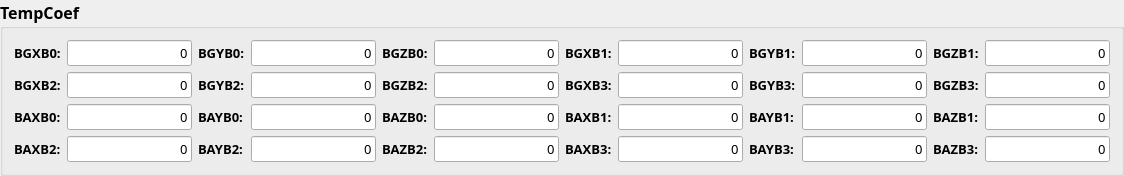
        <widget class="QGroupBox" name="groupBox_5">
         <property name="font">
          <font>
           <family>微软雅黑</family>
           <pointsize>12</pointsize>
           <weight>75</weight>
           <bold>true</bold>
          </font>
         </property>
         <property name="title">
          <string>TempCoef</string>
         </property>
         <layout class="QGridLayout" name="gridLayout_6">
          <item row="0" column="0">
           <widget class="QLabel" name="label_59">
            <property name="font">
             <font>
              <family>微软雅黑</family>
              <pointsize>10</pointsize>
              <weight>75</weight>
              <bold>true</bold>
             </font>
            </property>
            <property name="text">
             <string>BGXB0:</string>
            </property>
           </widget>
          </item>
          <item row="0" column="1">
           <widget class="QLineEdit" name="lineEdit_BGXB0">
            <property name="font">
             <font>
              <pointsize>10</pointsize>
              <weight>50</weight>
              <bold>false</bold>
             </font>
            </property>
            <property name="text">
             <string>0</string>
            </property>
            <property name="alignment">
             <set>Qt::AlignRight|Qt::AlignTrailing|Qt::AlignVCenter</set>
            </property>
           </widget>
          </item>
          <item row="0" column="2">
           <widget class="QLabel" name="label_60">
            <property name="font">
             <font>
              <family>微软雅黑</family>
              <pointsize>10</pointsize>
              <weight>75</weight>
              <bold>true</bold>
             </font>
            </property>
            <property name="text">
             <string>BGYB0:</string>
            </property>
           </widget>
          </item>
          <item row="0" column="3">
           <widget class="QLineEdit" name="lineEdit_BGYB0">
            <property name="font">
             <font>
              <pointsize>10</pointsize>
              <weight>50</weight>
              <bold>false</bold>
             </font>
            </property>
            <property name="text">
             <string>0</string>
            </property>
            <property name="alignment">
             <set>Qt::AlignRight|Qt::AlignTrailing|Qt::AlignVCenter</set>
            </property>
           </widget>
          </item>
          <item row="0" column="4">
           <widget class="QLabel" name="label_61">
            <property name="font">
             <font>
              <family>微软雅黑</family>
              <pointsize>10</pointsize>
              <weight>75</weight>
              <bold>true</bold>
             </font>
            </property>
            <property name="text">
             <string>BGZB0:</string>
            </property>
           </widget>
          </item>
          <item row="0" column="5">
           <widget class="QLineEdit" name="lineEdit_BGZB0">
            <property name="font">
             <font>
              <pointsize>10</pointsize>
              <weight>50</weight>
              <bold>false</bold>
             </font>
            </property>
            <property name="text">
             <string>0</string>
            </property>
            <property name="alignment">
             <set>Qt::AlignRight|Qt::AlignTrailing|Qt::AlignVCenter</set>
            </property>
           </widget>
          </item>
          <item row="0" column="6">
           <widget class="QLabel" name="label_71">
            <property name="font">
             <font>
              <family>微软雅黑</family>
              <pointsize>10</pointsize>
              <weight>75</weight>
              <bold>true</bold>
             </font>
            </property>
            <property name="text">
             <string>BGXB1:</string>
            </property>
           </widget>
          </item>
          <item row="0" column="7">
           <widget class="QLineEdit" name="lineEdit_BGXB1">
            <property name="font">
             <font>
              <pointsize>10</pointsize>
              <weight>50</weight>
              <bold>false</bold>
             </font>
            </property>
            <property name="text">
             <string>0</string>
            </property>
            <property name="alignment">
             <set>Qt::AlignRight|Qt::AlignTrailing|Qt::AlignVCenter</set>
            </property>
           </widget>
          </item>
          <item row="0" column="8">
           <widget class="QLabel" name="label_72">
            <property name="font">
             <font>
              <family>微软雅黑</family>
              <pointsize>10</pointsize>
              <weight>75</weight>
              <bold>true</bold>
             </font>
            </property>
            <property name="text">
             <string>BGYB1:</string>
            </property>
           </widget>
          </item>
          <item row="0" column="9">
           <widget class="QLineEdit" name="lineEdit_BGYB1">
            <property name="font">
             <font>
              <pointsize>10</pointsize>
              <weight>50</weight>
              <bold>false</bold>
             </font>
            </property>
            <property name="text">
             <string>0</string>
            </property>
            <property name="alignment">
             <set>Qt::AlignRight|Qt::AlignTrailing|Qt::AlignVCenter</set>
            </property>
           </widget>
          </item>
          <item row="0" column="10">
           <widget class="QLabel" name="label_73">
            <property name="font">
             <font>
              <family>微软雅黑</family>
              <pointsize>10</pointsize>
              <weight>75</weight>
              <bold>true</bold>
             </font>
            </property>
            <property name="text">
             <string>BGZB1:</string>
            </property>
           </widget>
          </item>
          <item row="0" column="11">
           <widget class="QLineEdit" name="lineEdit_BGZB1">
            <property name="font">
             <font>
              <pointsize>10</pointsize>
              <weight>50</weight>
              <bold>false</bold>
             </font>
            </property>
            <property name="text">
             <string>0</string>
            </property>
            <property name="alignment">
             <set>Qt::AlignRight|Qt::AlignTrailing|Qt::AlignVCenter</set>
            </property>
           </widget>
          </item>
          <item row="1" column="0">
           <widget class="QLabel" name="label_62">
            <property name="font">
             <font>
              <family>微软雅黑</family>
              <pointsize>10</pointsize>
              <weight>75</weight>
              <bold>true</bold>
             </font>
            </property>
            <property name="text">
             <string>BGXB2:</string>
            </property>
           </widget>
          </item>
          <item row="1" column="1">
           <widget class="QLineEdit" name="lineEdit_BGXB2">
            <property name="font">
             <font>
              <pointsize>10</pointsize>
              <weight>50</weight>
              <bold>false</bold>
             </font>
            </property>
            <property name="text">
             <string>0</string>
            </property>
            <property name="alignment">
             <set>Qt::AlignRight|Qt::AlignTrailing|Qt::AlignVCenter</set>
            </property>
           </widget>
          </item>
          <item row="1" column="2">
           <widget class="QLabel" name="label_63">
            <property name="font">
             <font>
              <family>微软雅黑</family>
              <pointsize>10</pointsize>
              <weight>75</weight>
              <bold>true</bold>
             </font>
            </property>
            <property name="text">
             <string>BGYB2:</string>
            </property>
           </widget>
          </item>
          <item row="1" column="3">
           <widget class="QLineEdit" name="lineEdit_BGYB2">
            <property name="font">
             <font>
              <pointsize>10</pointsize>
              <weight>50</weight>
              <bold>false</bold>
             </font>
            </property>
            <property name="text">
             <string>0</string>
            </property>
            <property name="alignment">
             <set>Qt::AlignRight|Qt::AlignTrailing|Qt::AlignVCenter</set>
            </property>
           </widget>
          </item>
          <item row="1" column="4">
           <widget class="QLabel" name="label_64">
            <property name="font">
             <font>
              <family>微软雅黑</family>
              <pointsize>10</pointsize>
              <weight>75</weight>
              <bold>true</bold>
             </font>
            </property>
            <property name="text">
             <string>BGZB2:</string>
            </property>
           </widget>
          </item>
          <item row="1" column="5">
           <widget class="QLineEdit" name="lineEdit_BGZB2">
            <property name="font">
             <font>
              <pointsize>10</pointsize>
              <weight>50</weight>
              <bold>false</bold>
             </font>
            </property>
            <property name="text">
             <string>0</string>
            </property>
            <property name="alignment">
             <set>Qt::AlignRight|Qt::AlignTrailing|Qt::AlignVCenter</set>
            </property>
           </widget>
          </item>
          <item row="1" column="6">
           <widget class="QLabel" name="label_74">
            <property name="font">
             <font>
              <family>微软雅黑</family>
              <pointsize>10</pointsize>
              <weight>75</weight>
              <bold>true</bold>
             </font>
            </property>
            <property name="text">
             <string>BGXB3:</string>
            </property>
           </widget>
          </item>
          <item row="1" column="7">
           <widget class="QLineEdit" name="lineEdit_BGXB3">
            <property name="font">
             <font>
              <pointsize>10</pointsize>
              <weight>50</weight>
              <bold>false</bold>
             </font>
            </property>
            <property name="text">
             <string>0</string>
            </property>
            <property name="alignment">
             <set>Qt::AlignRight|Qt::AlignTrailing|Qt::AlignVCenter</set>
            </property>
           </widget>
          </item>
          <item row="1" column="8">
           <widget class="QLabel" name="label_75">
            <property name="font">
             <font>
              <family>微软雅黑</family>
              <pointsize>10</pointsize>
              <weight>75</weight>
              <bold>true</bold>
             </font>
            </property>
            <property name="text">
             <string>BGYB3:</string>
            </property>
           </widget>
          </item>
          <item row="1" column="9">
           <widget class="QLineEdit" name="lineEdit_BGYB3">
            <property name="font">
             <font>
              <pointsize>10</pointsize>
              <weight>50</weight>
              <bold>false</bold>
             </font>
            </property>
            <property name="text">
             <string>0</string>
            </property>
            <property name="alignment">
             <set>Qt::AlignRight|Qt::AlignTrailing|Qt::AlignVCenter</set>
            </property>
           </widget>
          </item>
          <item row="1" column="10">
           <widget class="QLabel" name="label_76">
            <property name="font">
             <font>
              <family>微软雅黑</family>
              <pointsize>10</pointsize>
              <weight>75</weight>
              <bold>true</bold>
             </font>
            </property>
            <property name="text">
             <string>BGZB3:</string>
            </property>
           </widget>
          </item>
          <item row="1" column="11">
           <widget class="QLineEdit" name="lineEdit_BGZB3">
            <property name="font">
             <font>
              <pointsize>10</pointsize>
              <weight>50</weight>
              <bold>false</bold>
             </font>
            </property>
            <property name="text">
             <string>0</string>
            </property>
            <property name="alignment">
             <set>Qt::AlignRight|Qt::AlignTrailing|Qt::AlignVCenter</set>
            </property>
           </widget>
          </item>
          <item row="2" column="0">
           <widget class="QLabel" name="label_65">
            <property name="font">
             <font>
              <family>微软雅黑</family>
              <pointsize>10</pointsize>
              <weight>75</weight>
              <bold>true</bold>
             </font>
            </property>
            <property name="text">
             <string>BAXB0:</string>
            </property>
           </widget>
          </item>
          <item row="2" column="1">
           <widget class="QLineEdit" name="lineEdit_BAXB0">
            <property name="font">
             <font>
              <pointsize>10</pointsize>
              <weight>50</weight>
              <bold>false</bold>
             </font>
            </property>
            <property name="text">
             <string>0</string>
            </property>
            <property name="alignment">
             <set>Qt::AlignRight|Qt::AlignTrailing|Qt::AlignVCenter</set>
            </property>
           </widget>
          </item>
          <item row="2" column="2">
           <widget class="QLabel" name="label_66">
            <property name="font">
             <font>
              <family>微软雅黑</family>
              <pointsize>10</pointsize>
              <weight>75</weight>
              <bold>true</bold>
             </font>
            </property>
            <property name="text">
             <string>BAYB0:</string>
            </property>
           </widget>
          </item>
          <item row="2" column="3">
           <widget class="QLineEdit" name="lineEdit_BAYB0">
            <property name="font">
             <font>
              <pointsize>10</pointsize>
              <weight>50</weight>
              <bold>false</bold>
             </font>
            </property>
            <property name="text">
             <string>0</string>
            </property>
            <property name="alignment">
             <set>Qt::AlignRight|Qt::AlignTrailing|Qt::AlignVCenter</set>
            </property>
           </widget>
          </item>
          <item row="2" column="4">
           <widget class="QLabel" name="label_67">
            <property name="font">
             <font>
              <family>微软雅黑</family>
              <pointsize>10</pointsize>
              <weight>75</weight>
              <bold>true</bold>
             </font>
            </property>
            <property name="text">
             <string>BAZB0:</string>
            </property>
           </widget>
          </item>
          <item row="2" column="5">
           <widget class="QLineEdit" name="lineEdit_BAZB0">
            <property name="font">
             <font>
              <pointsize>10</pointsize>
              <weight>50</weight>
              <bold>false</bold>
             </font>
            </property>
            <property name="text">
             <string>0</string>
            </property>
            <property name="alignment">
             <set>Qt::AlignRight|Qt::AlignTrailing|Qt::AlignVCenter</set>
            </property>
           </widget>
          </item>
          <item row="2" column="6">
           <widget class="QLabel" name="label_77">
            <property name="font">
             <font>
              <family>微软雅黑</family>
              <pointsize>10</pointsize>
              <weight>75</weight>
              <bold>true</bold>
             </font>
            </property>
            <property name="text">
             <string>BAXB1:</string>
            </property>
           </widget>
          </item>
          <item row="2" column="7">
           <widget class="QLineEdit" name="lineEdit_BAXB1">
            <property name="font">
             <font>
              <pointsize>10</pointsize>
              <weight>50</weight>
              <bold>false</bold>
             </font>
            </property>
            <property name="text">
             <string>0</string>
            </property>
            <property name="alignment">
             <set>Qt::AlignRight|Qt::AlignTrailing|Qt::AlignVCenter</set>
            </property>
           </widget>
          </item>
          <item row="2" column="8">
           <widget class="QLabel" name="label_78">
            <property name="font">
             <font>
              <family>微软雅黑</family>
              <pointsize>10</pointsize>
              <weight>75</weight>
              <bold>true</bold>
             </font>
            </property>
            <property name="text">
             <string>BAYB1:</string>
            </property>
           </widget>
          </item>
          <item row="2" column="9">
           <widget class="QLineEdit" name="lineEdit_BAYB1">
            <property name="font">
             <font>
              <pointsize>10</pointsize>
              <weight>50</weight>
              <bold>false</bold>
             </font>
            </property>
            <property name="text">
             <string>0</string>
            </property>
            <property name="alignment">
             <set>Qt::AlignRight|Qt::AlignTrailing|Qt::AlignVCenter</set>
            </property>
           </widget>
          </item>
          <item row="2" column="10">
           <widget class="QLabel" name="label_79">
            <property name="font">
             <font>
              <family>微软雅黑</family>
              <pointsize>10</pointsize>
              <weight>75</weight>
              <bold>true</bold>
             </font>
            </property>
            <property name="text">
             <string>BAZB1:</string>
            </property>
           </widget>
          </item>
          <item row="2" column="11">
           <widget class="QLineEdit" name="lineEdit_BAZB1">
            <property name="font">
             <font>
              <pointsize>10</pointsize>
              <weight>50</weight>
              <bold>false</bold>
             </font>
            </property>
            <property name="text">
             <string>0</string>
            </property>
            <property name="alignment">
             <set>Qt::AlignRight|Qt::AlignTrailing|Qt::AlignVCenter</set>
            </property>
           </widget>
          </item>
          <item row="3" column="0">
           <widget class="QLabel" name="label_68">
            <property name="font">
             <font>
              <family>微软雅黑</family>
              <pointsize>10</pointsize>
              <weight>75</weight>
              <bold>true</bold>
             </font>
            </property>
            <property name="text">
             <string>BAXB2:</string>
            </property>
           </widget>
          </item>
          <item row="3" column="1">
           <widget class="QLineEdit" name="lineEdit_BAXB2">
            <property name="font">
             <font>
              <pointsize>10</pointsize>
              <weight>50</weight>
              <bold>false</bold>
             </font>
            </property>
            <property name="text">
             <string>0</string>
            </property>
            <property name="alignment">
             <set>Qt::AlignRight|Qt::AlignTrailing|Qt::AlignVCenter</set>
            </property>
           </widget>
          </item>
          <item row="3" column="2">
           <widget class="QLabel" name="label_BAYB2">
            <property name="font">
             <font>
              <family>微软雅黑</family>
              <pointsize>10</pointsize>
              <weight>75</weight>
              <bold>true</bold>
             </font>
            </property>
            <property name="text">
             <string>BAYB2:</string>
            </property>
           </widget>
          </item>
          <item row="3" column="3">
           <widget class="QLineEdit" name="lineEdit_BAYB2">
            <property name="font">
             <font>
              <pointsize>10</pointsize>
              <weight>50</weight>
              <bold>false</bold>
             </font>
            </property>
            <property name="text">
             <string>0</string>
            </property>
            <property name="alignment">
             <set>Qt::AlignRight|Qt::AlignTrailing|Qt::AlignVCenter</set>
            </property>
           </widget>
          </item>
          <item row="3" column="4">
           <widget class="QLabel" name="label_70">
            <property name="font">
             <font>
              <family>微软雅黑</family>
              <pointsize>10</pointsize>
              <weight>75</weight>
              <bold>true</bold>
             </font>
            </property>
            <property name="text">
             <string>BAZB2:</string>
            </property>
           </widget>
          </item>
          <item row="3" column="5">
           <widget class="QLineEdit" name="lineEdit_BAZB2">
            <property name="font">
             <font>
              <pointsize>10</pointsize>
              <weight>50</weight>
              <bold>false</bold>
             </font>
            </property>
            <property name="text">
             <string>0</string>
            </property>
            <property name="alignment">
             <set>Qt::AlignRight|Qt::AlignTrailing|Qt::AlignVCenter</set>
            </property>
           </widget>
          </item>
          <item row="3" column="6">
           <widget class="QLabel" name="label_80">
            <property name="font">
             <font>
              <family>微软雅黑</family>
              <pointsize>10</pointsize>
              <weight>75</weight>
              <bold>true</bold>
             </font>
            </property>
            <property name="text">
             <string>BAXB3:</string>
            </property>
           </widget>
          </item>
          <item row="3" column="7">
           <widget class="QLineEdit" name="lineEdit_BAXB3">
            <property name="font">
             <font>
              <pointsize>10</pointsize>
              <weight>50</weight>
              <bold>false</bold>
             </font>
            </property>
            <property name="text">
             <string>0</string>
            </property>
            <property name="alignment">
             <set>Qt::AlignRight|Qt::AlignTrailing|Qt::AlignVCenter</set>
            </property>
           </widget>
          </item>
          <item row="3" column="8">
           <widget class="QLabel" name="label_81">
            <property name="font">
             <font>
              <family>微软雅黑</family>
              <pointsize>10</pointsize>
              <weight>75</weight>
              <bold>true</bold>
             </font>
            </property>
            <property name="text">
             <string>BAYB3:</string>
            </property>
           </widget>
          </item>
          <item row="3" column="9">
           <widget class="QLineEdit" name="lineEdit_BAYB3">
            <property name="font">
             <font>
              <pointsize>10</pointsize>
              <weight>50</weight>
              <bold>false</bold>
             </font>
            </property>
            <property name="text">
             <string>0</string>
            </property>
            <property name="alignment">
             <set>Qt::AlignRight|Qt::AlignTrailing|Qt::AlignVCenter</set>
            </property>
           </widget>
          </item>
          <item row="3" column="10">
           <widget class="QLabel" name="label_82">
            <property name="font">
             <font>
              <family>微软雅黑</family>
              <pointsize>10</pointsize>
              <weight>75</weight>
              <bold>true</bold>
             </font>
            </property>
            <property name="text">
             <string>BAZB3:</string>
            </property>
           </widget>
          </item>
          <item row="3" column="11">
           <widget class="QLineEdit" name="lineEdit_BAZB3">
            <property name="font">
             <font>
              <pointsize>10</pointsize>
              <weight>50</weight>
              <bold>false</bold>
             </font>
            </property>
            <property name="text">
             <string>0</string>
            </property>
            <property name="alignment">
             <set>Qt::AlignRight|Qt::AlignTrailing|Qt::AlignVCenter</set>
            </property>
           </widget>
          </item>
         </layout>
        </widget>
